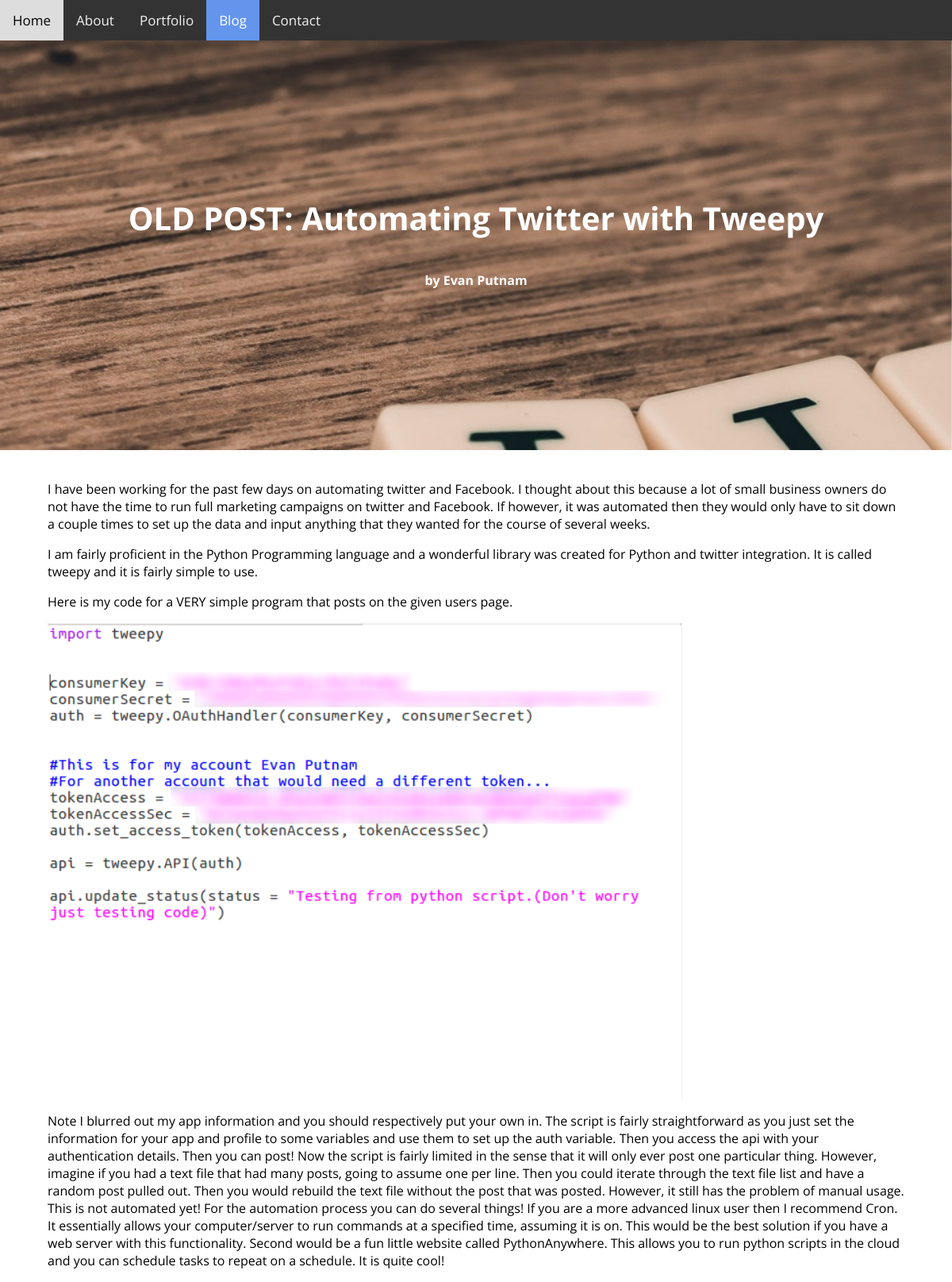
Page /blog?postId=2 on the committed database.
### model.py (models this page shows)
class BlogPost(db.Model):
    id = db.Column(db.Integer, primary_key=True)
    title = db.Column(db.String(50))
    author = db.Column(db.String(50))
    date = db.Column(db.DateTime)
    content = db.Column(db.Text)
    image = db.Column(db.String(100))

### main.py (the view)
@app.route('/blog')
def blog():
    if request.args.get('postId') != None:
        try:
            post = BlogPost.query.filter_by(id=request.args['postId']).one()
            return render_template("blog.html", post=post)
        except:
            return "404 Error be here"
    posts = BlogPost.query.filter_by().order_by("-id")
    return render_template("blog.html", posts=posts)

### templates/blog.html (shortened to what this page needs)
<html>
    <head>
    </head>
    <link rel= "stylesheet" type= "text/css" href= "{{ url_for('static',filename='Css/main.css') }}">
    <body>
        <div class="topnav">
          <a href="{{ url_for('index') }}">Home</a>
          <a href="{{ url_for('about') }}">About</a>
          <a href="{{ url_for('portfolioPost') }}">Portfolio</a>
          <a class="active" href="{{ url_for('blog') }}">Blog</a>
          <a href="{{ url_for('contactMe') }}">Contact</a>
        </div>
        {% if post %}
        <div class="bgimgPost">
            <div class="bgimgTxt">
                <p>{{ post.title }}</p>
                    <font size="3"> <p>by {{ post.author }}</p> </font>
            </div>
        </div>
        {% endif %}
        <br>
        <div class="padded">
            {% if post %}
                {{ post.content|safe }}
            {% endif %}
         </div>
    </body>
</html>

### static/Css/main.css (style rules this page uses)
body { margin: 0px; font-family: 'Open Sans', sans-serif; max-width: 1920px; background-color: rgb(255,255,255); }
.padded { width: 90%; margin: auto; }
.bgimgTxt { position: relative; vertical-align: middle; top: 28%; font-size: 40; color: white; font-weight: bold; }
.topnav { background-color: #333; overflow: hidden; }
.topnav a { float: left; color: #f2f2f2; text-align: center; padding: 14px 16px; text-decoration: none; font-size: 17px; }
.topnav a.active { background-color:cornflowerblue; color: white; }

### rows in the picture
BlogPost: title "OLD POST: Automating Twitter with Tweepy", author "Evan Putnam", content "I have been working for the past few days on automating twitter and Facebook. I thought about this because a lot of small business owners do not have the time to run full marketing campaigns on twitter and Facebook. If however, it was automated then they would only have to sit down a couple times to set up the data and input anything that they wanted for the course of several weeks. I am fairly proficient in the Python Programming language and a wonderful library was created for Python and twitter integration. It is called tweepy and it is fairly simple to use. Here is my code for a VERY simple program that posts on the given users page. Note I blurred out my app information and you should…", content (picture)
